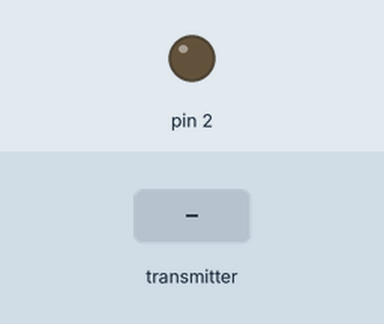
A sketch run on a simulated Arduino Uno, built with avr-gcc and run on an emulated ATmega328P. Shown: output pins drawn as LEDs (lit = HIGH). Dashed ring = blinking. Inputs (shaded band) come from the test bench. No radio packets arrive unless stated; what the sketch prints to the serial monitor is not drawn.

Above: at 1.2 s.
1.3 s: the transmitter starts sending text.0 = 0
At 1.51 s:
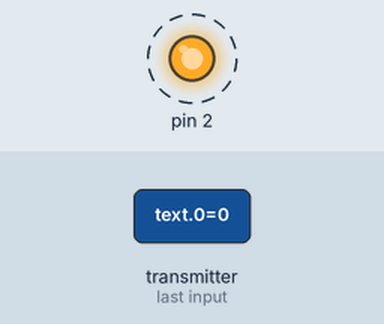
4.3 s: the transmitter starts sending text.0 = 1023
Timing chart, 0 to 13.3 s (numbered marks = the images above; inputs shaded):
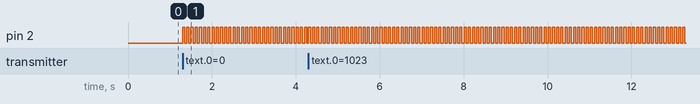

Measured:
- after the input at 1.3 s, pin 2: alternates HIGH for 0.05 s and LOW for 0.05 s, starting at once

The sketch:

FyP_Din_Sun_Bob_Rx_FOR_KEY.ino
```cpp
#include <SPI.h>
#include <nRF24L01.h>
#include <RF24.h>

RF24 radio(9, 10); // CE, CSN

const byte address[6] = "00002";

int state = 0;

void setup() {
  Serial.begin(9600);

  pinMode(2, OUTPUT);

  radio.begin();
  radio.openReadingPipe(0, address);
  radio.setPALevel(RF24_PA_MIN);
  radio.startListening();
}
void loop() {
  if (radio.available()) {
    char text[1] = "";
    radio.read(&text, sizeof(text));
    Serial.println(text[0]);
    if(text[0] = 'A')
    {
      if(state==0)
      {
        digitalWrite(2, HIGH);
        state = 1;
      }
      else if(state==1)
      {
        digitalWrite(2, LOW);
        state = 0;
      }
    }
  }
}
```
